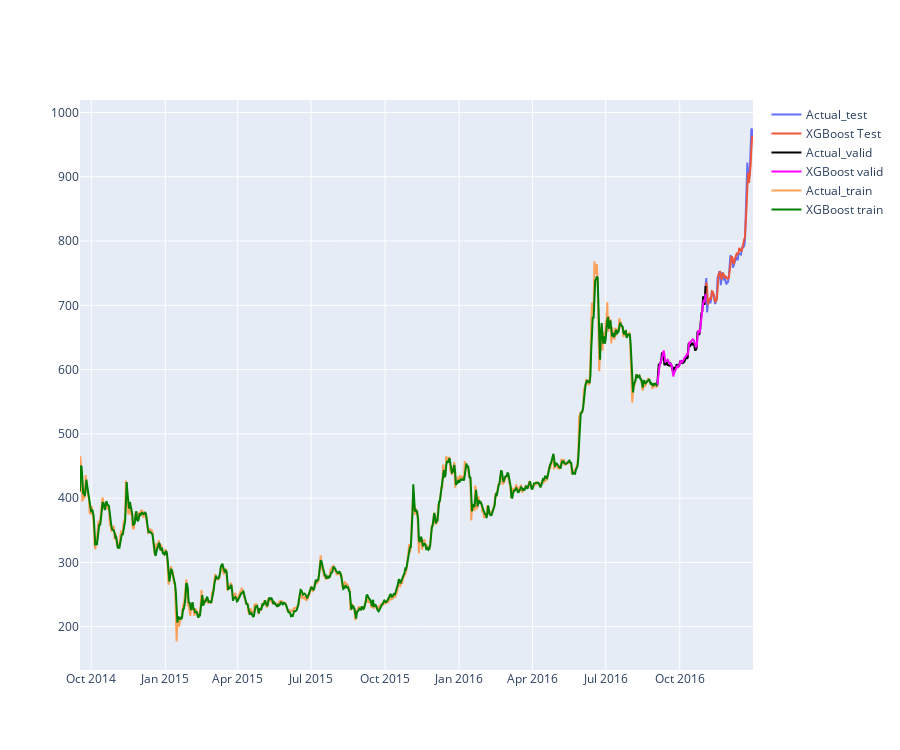

The cell this chart's notebook holds for it:
### Code cell
import plotly.graph_objects as go

fig = go.Figure()
fig.add_trace(go.Scatter(x=y_test.index, y=y_test["Open"], name="Actual_test"))
fig.add_trace(go.Scatter(x=y_test.index, y=pred_xg, name="XGBoost Test"))
fig.add_trace(go.Scatter(x=y_val.index, y=y_val["Open"], name="Actual_valid", line= dict(color= 'black')))
fig.add_trace(go.Scatter(x=y_val.index, y=pred_valid_xg, name="XGBoost valid", line= dict(color= 'magenta')))
fig.add_trace(go.Scatter(x=Y_train.index, y=Y_train["Open"], name="Actual_train"))
fig.add_trace(go.Scatter(x=Y_train.index, y=pred_train_xg, name="XGBoost train", line= dict(color= 'green')))


fig.update_layout(height=750)
fig.show()

naive_train = mean_squared_error(Y_train,Y_train.shift(1).bfill(), squared=False)
naive_valid = mean_squared_error(y_val,y_val.shift(1).bfill(), squared=False)
naive_test = mean_squared_error(y_test,y_test.shift(1).bfill(), squared=False)
print("Naive Train:", naive_train)
print("Naive Valid:", naive_valid)
print("Naive Test:", naive_test)
#print("***********************************************************************************")
print("-----------------------------------------------------------------------------------")
print("Root Mean Squared Error (Train - XGBoost):", rmse_train_xg)
print("Root Mean Squared Error (Valid - XGBoost):", rmse_val_xg)
print("Root Mean Squared Error (Test - XGBoost):", rmse_xg)
print("-----------------------------------------------------------------------------------")
print("R2 Score (Train - XGBoost):", r2_score_train_xg)
print("R2 Score (Valid - XGBoost):", r2_score_valid_xg)
print("R2 Score (Test - XGBoost):", r2_score_xg)
